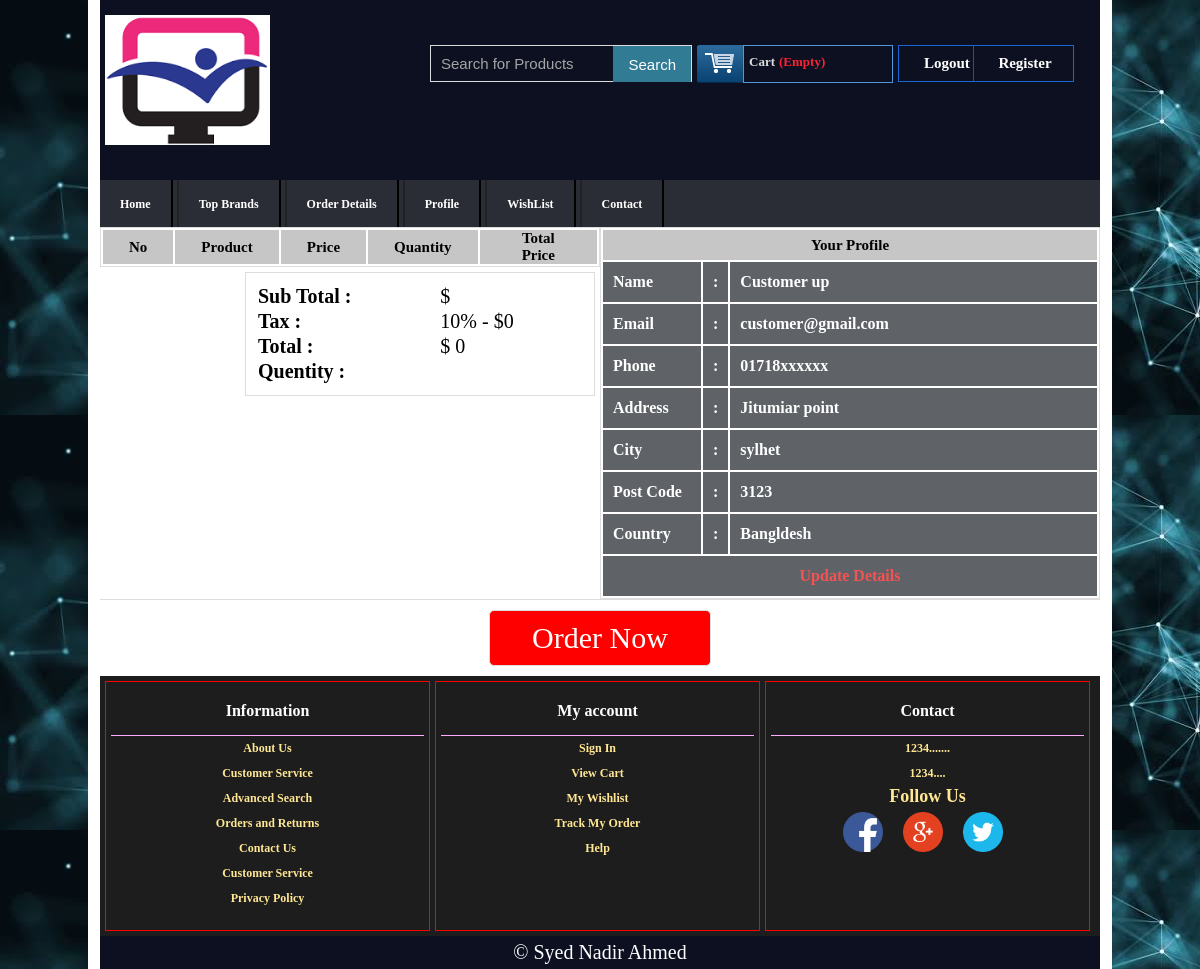
Page /paymentoffline.php (signed in) on the committed database.
### tables this page shows
CREATE TABLE `tbl_customer` (
  `Id` int(11) NOT NULL,
  `name` varchar(255) NOT NULL,
  `email` varchar(255) NOT NULL,
  `pass` varchar(32) NOT NULL,
  `phoneno` varchar(30) NOT NULL,
  `country` varchar(30) NOT NULL,
  `city` varchar(30) NOT NULL,
  `staddress` text NOT NULL,
  `postcode` varchar(30) NOT NULL
);

### classes/Customer.php (called while the page is built, shortened)
<?php
	$filepath = realpath(dirname(__File__));
	include_once ($filepath.'/../lib/Database.php');
?>
<?php
	class Customer{
		private $db;
		public function __construct(){
			$this->db = new Database();
		}
		public function getCustomerData($id){
			$query = "SELECT * FROM tbl_customer WHERE Id = '$id'";
			$result = $this->db->select($query);
			return $result;
		}
	}
?>

### lib/Database.php (called while the page is built, shortened)
<?php
Class Database{
   public $host   = DB_HOST;
   public $user   = DB_USER;
   public $pass   = DB_PASS;
   public $dbname = DB_NAME;
   public $link;
  private function connectDB(){
     $this->link = new mysqli($this->host, $this->user, $this->pass, $this->dbname);
   }
  public function select($query){
      $result = $this->link->query($query) or die($this->link->error.__LINE__);
      if($result->num_rows > 0){
        return $result;
      } else {
        return false;
      }
   }
}

### lib/Session.php (called while the page is built, shortened)
<?php
class Session{
   public static function get($key){
        if (isset($_SESSION[$key])) {
         return $_SESSION[$key];
        } else {
         return false;
        }
     }
   }
?>

### paymentoffline.php (the view, shortened to what this page needs)
<?php include 'inc/header.php';?>
	<div class="header_bottom">
		<div class="division">
	<table class="tblone">
				<tr>
					<th >No</th>
					<th>Product</th>
					<th>Price</th>
					<th>Quantity</th>
					<th>Total Price</th>
				</tr>
			</table>
			<table class="tbltwo">
				<tr>
					<th>Sub Total : </th>
					<td>$ <?php echo $sum ?></td>
				</tr>
				<tr>
					<th>Tax : </th>
					<td>10% - $<?php echo $vat = $sum * 0.1;?></td>
				</tr>
				<tr>
					<th>Total :</th>
					<td> $
						<?php
							$vat = $sum * 0.1;
							$gtotal = $vat + $sum;
							echo $gtotal;
						?>
					</td>
				</tr>
				<tr>
					<th>Quentity : </th>
					<td><?php echo $qty ?></td>
				</tr>
		   </table>
		</div>
		<div class="division">
			<?php
				$id = Session::get("customerId");
				$getdata = $cus->getCustomerData($id);
				if ($getdata) {
					while ($result = $getdata->fetch_assoc()) {
			?>
			<table class="tblone">
				<tr>
					<th colspan="3">Your Profile</th>
				</tr>
				<tr>
					<td width="20%">Name</td>
					<td width="5%">:</td>
					<td><?php echo $result['name']?></td>
				</tr>
				<tr>
					<td>Email</td>
					<td>:</td>
					<td><?php echo $result['email']?></td>
				</tr>
				<tr>
					<td>Phone</td>
					<td>:</td>
					<td><?php echo $result['phoneno']?></td>
				</tr>
				<tr>
					<td>Address</td>
					<td>:</td>
					<td><?php echo $result['staddress']?></td>
				</tr>
				<tr>
					<td>City</td>
					<td>:</td>
					<td><?php echo $result['city']?></td>
				</tr>
				<tr>
					<td>Post Code</td>
					<td>:</td>
					<td><?php echo $result['postcode']?></td>
				</tr>
				<tr>
					<td>Country</td>
					<td>:</td>
					<td><?php echo $result['country']?></td>
				</tr>
				<tr>
					<td colspan="3"><a href="editprofile.php">Update Details</a></td>
				</tr>
			</table>
			<?php } } ?>
		</div>
	</div>
	<div class="ordernow">
			<a href="?orderid=order">Order Now</a>
	</div>
<?php include 'inc/footer.php';?>

### css/style.css (style rules this page uses)
* { margin:0; padding:0; }
body { background-image:url(../images/body_bg.jpg); }
a { text-decoration: none; }
.header_bottom { width:100%; height:auto; overflow: hidden; border-bottom:1px solid #0C1021; }
.tblone th { height:30px; background:#C6C6C6; padding:0 26px; font-weight:bold; font-size:15px; }
.tblone td { background-color:#5F6368; height:20px; text-align:center; color:#fff; padding:10px; font-weight:bold; font-size:16px; }
.tblone a { color:#F75151; }
.tbltwo { width: 250px; float:right; text-align:left; }

### paymentoffline.php (style rules this page uses)
.header_bottom { border-bottom: 1px solid #ddd; }
.division { width: 50%;float: left; }
.tblone { width: 500px; margin: 0 auto; border: 1px solid #ddd; }
.tblone tr td { text-align: justify; }
.tblone tr td a { display: block; text-align: center; }
.tbltwo { width: 70%; margin: 5px; padding: 10px; border: 1px solid #ddd; font-size: 20px; }
.ordernow a { width: 200px; padding: 10px; background: #ff0000; color: #fff; border: 1px solid #ddd; font-size: 30px; display: block; margin: 10px auto; text-align: center; border-radius: 5px; }

### rows in the picture
tbl_customer: name "Customer up", email "customer@gmail.com", phoneno "01718xxxxxx", staddress "Jitumiar point", city "sylhet", postcode "3123", country "Bangldesh"

### other values in the picture
$vat = $sum * 0.1 "0"
$gtotal "0"
